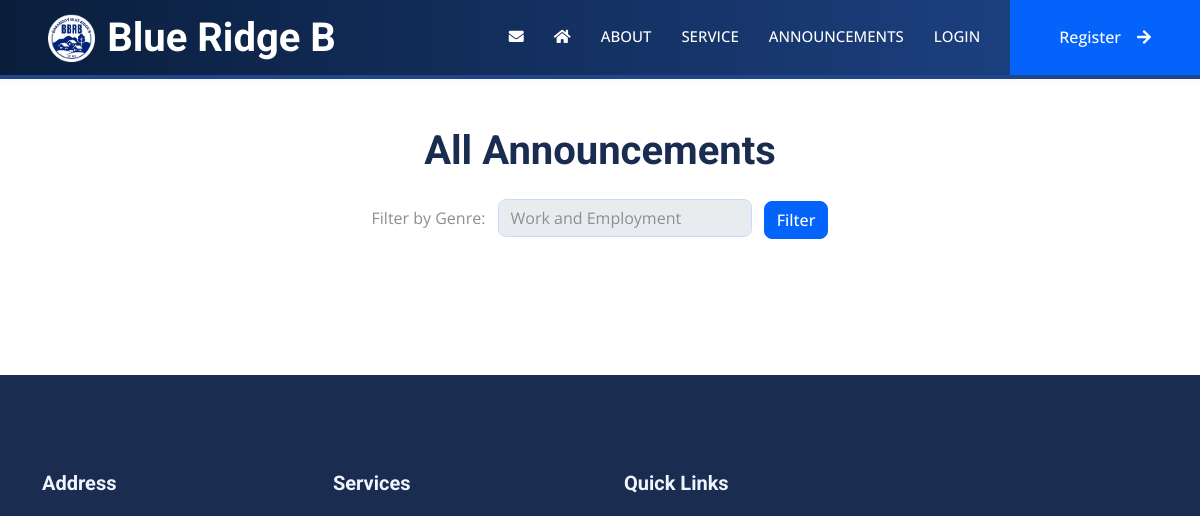
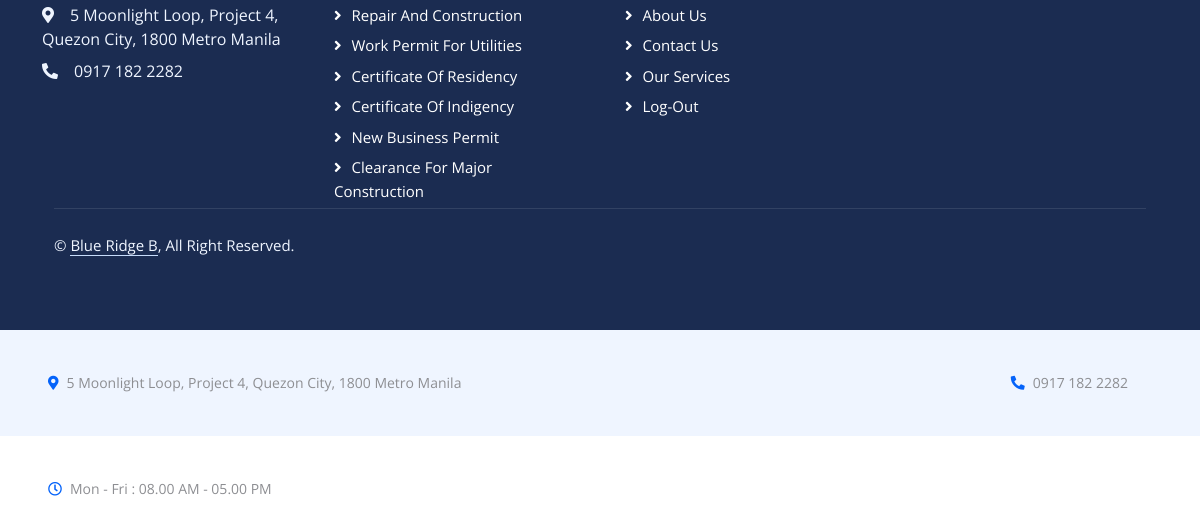
/announcements.php?genre=Work and Employment, run on an earlier commit of the app's database (2 pictures, top to bottom).
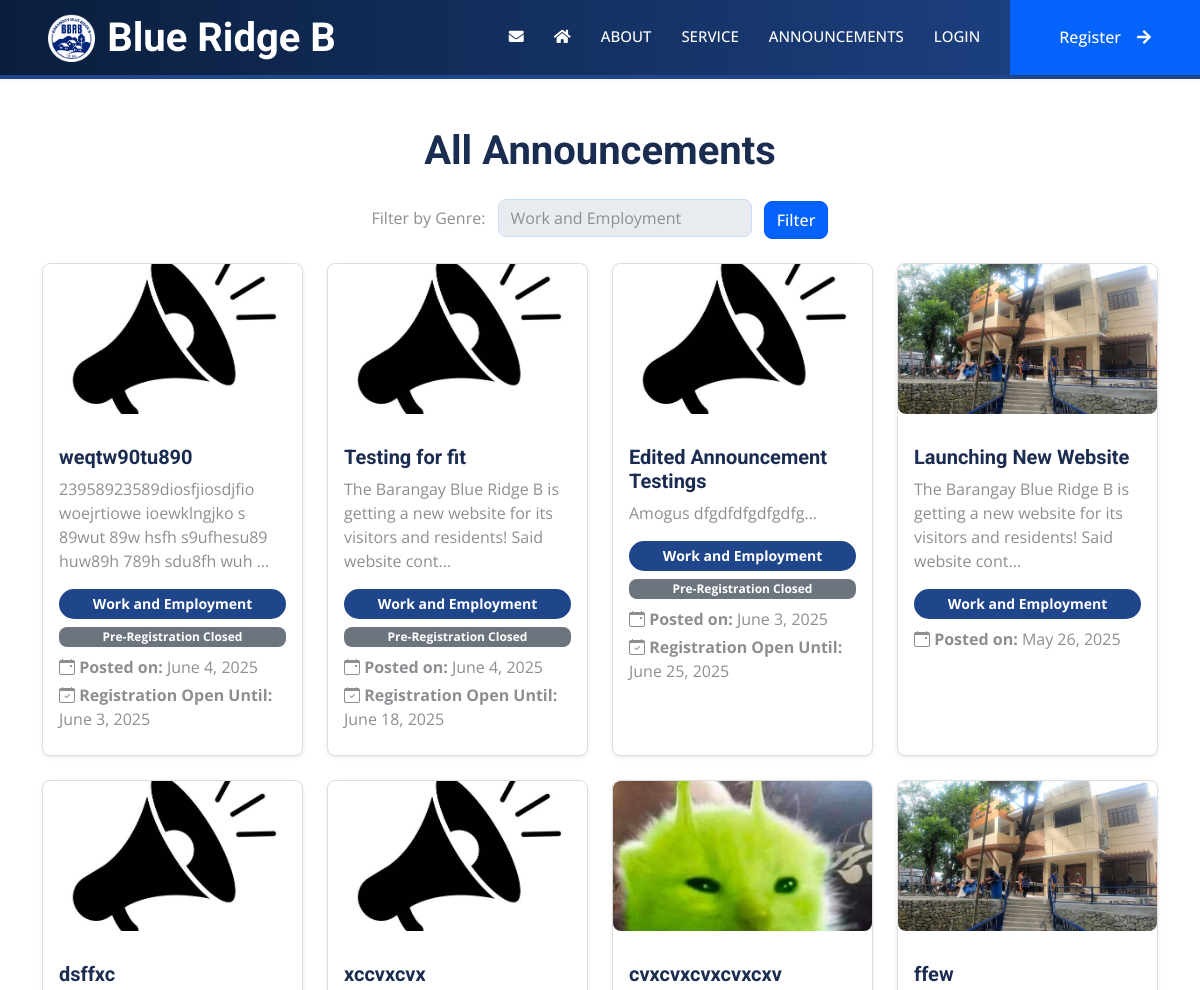
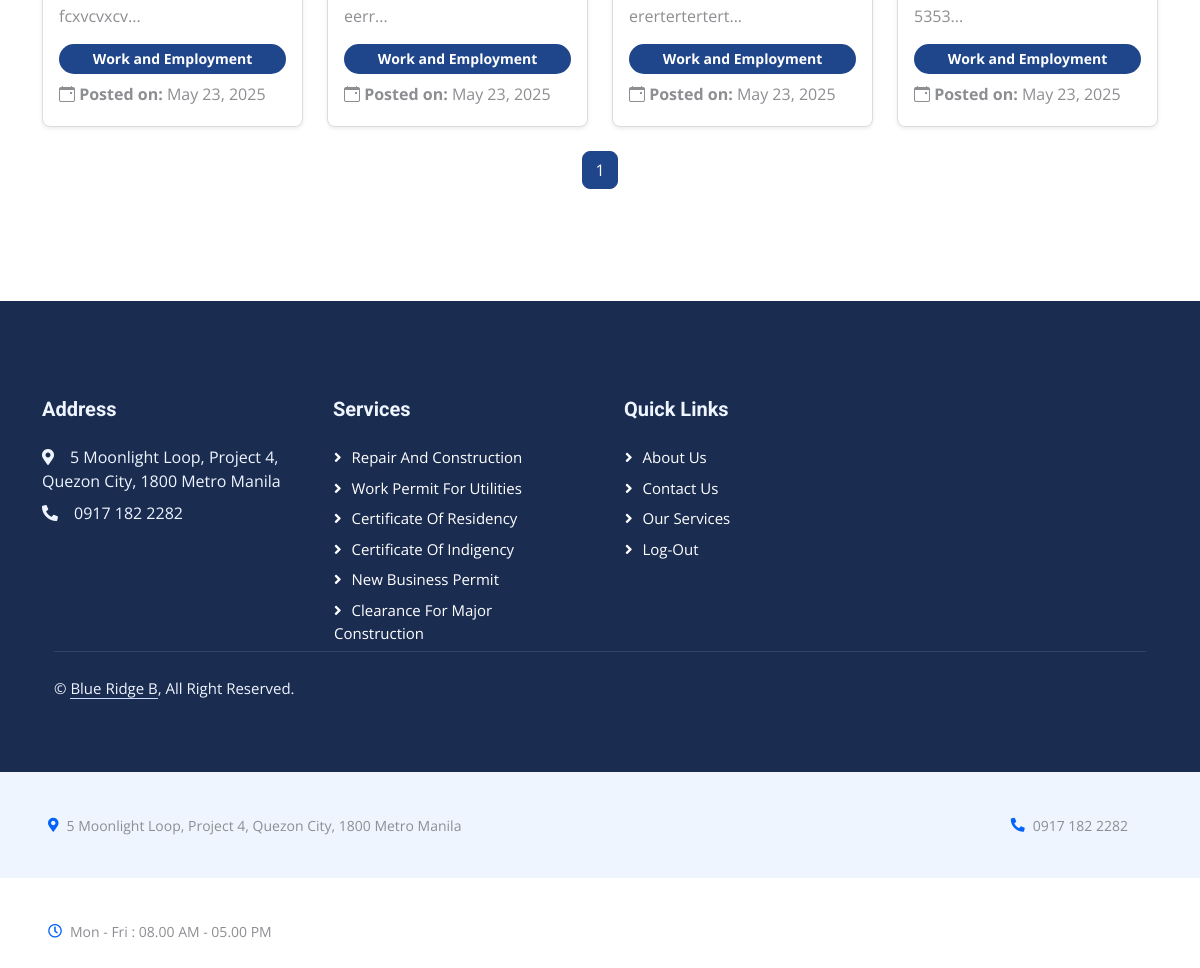
And on a later commit of the database (2 pictures, top to bottom).
### tables this page shows
CREATE TABLE `announcements` (
  `id` int(11) NOT NULL,
  `title` varchar(255) NOT NULL,
  `content` text NOT NULL,
  `type` enum('view-only','event') NOT NULL,
  `max_participants` int(11) DEFAULT NULL,
  `created_at` timestamp NOT NULL DEFAULT current_timestamp(),
  `registered_participants` int(11) DEFAULT 0,
  `image_path` varchar(255) DEFAULT NULL,
  `genre` varchar(255) NOT NULL,
  `active_until` datetime DEFAULT NULL,
  `is_active` tinyint(1) DEFAULT 1,
  `registration_open_until` date DEFAULT NULL
);

### announcements.php (the view, shortened to what this page needs)
<?php
include 'db.php';
$sql = "UPDATE announcements
        SET is_active = 0
        WHERE active_until < NOW() AND is_active = 1";
$conn->query($sql);
$genreFilter = isset($_GET['genre']) ? $_GET['genre'] : '';
$limit = 12;
$page = isset($_GET['page']) ? (int)$_GET['page'] : 1;
$offset = ($page - 1) * $limit;
$sql = "SELECT id, title, content, genre, image_path, created_at, active_until, registration_open_until, type
        FROM announcements
        WHERE is_active = 1";
if (!empty($genreFilter)) {
    $sql .= " AND genre = ?";
}
$sql .= " ORDER BY created_at DESC LIMIT ? OFFSET ?";
$stmt = $conn->prepare($sql);
if (!empty($genreFilter)) {
    $stmt->bind_param("sii", $genreFilter, $limit, $offset);
} else {
    $stmt->bind_param("ii", $limit, $offset);
}
$stmt->execute();
$result = $stmt->get_result();
$countSql = "SELECT COUNT(*) AS total FROM announcements WHERE is_active = 1";
if (!empty($genreFilter)) {
    $countSql .= " AND genre = ?";
    $countStmt = $conn->prepare($countSql);
    $countStmt->bind_param("s", $genreFilter);
} else {
    $countStmt = $conn->prepare($countSql);
}
$countStmt->execute();
$countResult = $countStmt->get_result();
$totalAnnouncements = $countResult->fetch_assoc()['total'];
$totalPages = ceil($totalAnnouncements / $limit);
?>
<!DOCTYPE html>
<html lang="en">
<?php include 'includes/index_head.php'; ?>
<link rel="stylesheet" href="announcements.css">
<link href="https://cdn.jsdelivr.net/npm/bootstrap-icons/font/bootstrap-icons.css" rel="stylesheet">
<body>
<?php include 'includes/index_header.php'; ?>
<div class="container py-5">
    <h1 class="text-center mb-4">All Announcements</h1>
    <div class="text-center mb-4">
        <form method="GET" action="announcements.php" class="d-inline-block">
            <label for="genreFilter" class="me-2">Filter by Genre:</label>
            <select id="genreFilter" name="genre" class="form-control d-inline-block w-auto">
                <option value="Work and Employment" <?php echo (isset($_GET['genre']) && $_GET['genre'] === 'Work and Employment') ? 'selected' : ''; ?>>Work and Employment</option>
            </select>
            <button type="submit" class="btn btn-primary ms-2">Filter</button>
        </form>
    </div>
    <div class="row justify-content-center">
        <?php while ($row = $result->fetch_assoc()): ?>
            <div class="col-12 col-sm-6 col-md-4 col-lg-3 mb-4">
                <a href="#" class="card h-100 shadow-sm announcement-card" data-id="<?php echo $row['id']; ?>" style="text-decoration: none; color: inherit;">
                    <?php if (!empty($row['image_path'])): ?>
                        <img src="<?php echo htmlspecialchars($row['image_path']); ?>" alt="Announcement Image" class="card-img-top announcement-image" style="height:150px; object-fit:cover;">
                    <?php endif; ?>
                    <div class="card-body d-flex flex-column">
                        <h5 class="card-title"><?php echo htmlspecialchars($row['title']); ?></h5>
                        <p class="card-text"><?php echo htmlspecialchars(substr($row['content'], 0, 100)) . '...'; ?></p>
                        <span class="badge genre-badge mb-2"><?php echo htmlspecialchars($row['genre']); ?></span>
                        <?php if ($row['type'] === 'event' && isset($row['registration_open_until'])): ?>
                            <?php
                            $now = new DateTime();
                            $registrationOpenUntil = new DateTime($row['registration_open_until']);
                            ?>
                            <?php if ($now->format('Y-m-d') <= $registrationOpenUntil->format('Y-m-d')): ?>
                                <span class="badge bg-success mb-2 pre-register-badge">Pre-Register Active</span>
                            <?php else: ?>
                                <span class="badge bg-secondary mb-2 pre-register-badge">Pre-Registration Closed</span>
                            <?php endif; ?>
                        <?php endif; ?>
                        <p class="mb-1"><i class="bi bi-calendar-event"></i> <strong>Posted on:</strong> <?php echo date('F j, Y', strtotime($row['created_at'])); ?></p>
                        <?php if ($row['type'] === 'event'): ?>
                            <p class="mb-2"><i class="bi bi-calendar-check"></i> <strong>Registration Open Until:</strong>
                                <?php echo isset($row['registration_open_until']) && $row['registration_open_until']
                                    ? date('F j, Y', strtotime($row['registration_open_until']))
                                    : 'No deadline'; ?>
                            </p>
                        <?php endif; ?>
                    </div>
                </a>
            </div>
        <?php endwhile; ?>
    </div>
    <nav aria-label="Page navigation">
        <ul class="pagination justify-content-center">
            <?php for ($i = 1; $i <= $totalPages; $i++): ?>
                <li class="page-item <?php echo $i === $page ? 'active' : ''; ?>">
                    <a class="page-link" href="?page=<?php echo $i; ?>&genre=<?php echo urlencode($genreFilter); ?>"><?php echo $i; ?></a>
                </li>
            <?php endfor; ?>
        </ul>
    </nav>
</div>
<?php include 'includes/footer.php'; ?>
</body>
</html>

### includes/index_head.php (shortened to what this page needs)
<head>
    <link href="https://cdnjs.cloudflare.com/ajax/libs/font-awesome/5.10.0/css/all.min.css" rel="stylesheet">
    <link href="https://cdn.jsdelivr.net/npm/bootstrap-icons@1.4.1/font/bootstrap-icons.css" rel="stylesheet">
    <link href="lib/animate/animate.min.css" rel="stylesheet">
    <link href="lib/owlcarousel/assets/owl.carousel.min.css" rel="stylesheet">
    <link href="lib/tempusdominus/css/tempusdominus-bootstrap-4.min.css" rel="stylesheet" />
    <link rel="stylesheet" href="https://cdnjs.cloudflare.com/ajax/libs/animate.css/4.1.1/animate.min.css"/>
    <link href="/Barangay/css/bootstrap.min.css" rel="stylesheet">
    <link href="/Barangay/index.css" rel="stylesheet">
    <link href="/Barangay/css/style.css" rel="stylesheet">
</head>

### includes/index_header.php (shortened to what this page needs)
<nav class="navbar navbar-expand-lg navbar-light sticky-top p-0 wow fadeIn navbar-index" data-wow-delay="0.1s">
    <a href="index.php" class="navbar-brand d-flex align-items-center px-4 px-lg-5">
        <img src="img/new_logo.png" alt="BRB Logo" style="height:48px; width:auto; margin-right:12px;">
        <h1 class="m-0 text-primary">Blue Ridge B</h1>
    </a>
    <div class="collapse navbar-collapse" id="navbarCollapse">
        <div class="navbar-nav ms-auto p-4 p-lg-0">
            <a href="mailto:cjlimpin23@gmail.com" class="nav-item nav-link" target="_blank">
                <i class="fas fa-envelope"></i>
            </a>
            <a href="index.php" class="nav-item nav-link">
                <i class="fas fa-home"></i>
            </a>
            <a href="about.php" class="nav-item nav-link">About</a>
            <a href="service.php" class="nav-item nav-link">Service</a>
            <a href="announcements.php" class="nav-item nav-link">Announcements</a>
            <?php if (isset($_SESSION["username"])): ?>
                <a href="dashboard.php" class="nav-item nav-link">Dashboard</a>
                <button type="button"
                    class="btn btn-primary rounded-0 py-4 px-lg-5 d-none d-lg-block"
                    data-bs-toggle="modal"
                    data-bs-target="#logoutModal">
                    Log-Out<i class="fa fa-arrow-right ms-3"></i>
                </button>
            <?php else: ?>
                <a href="user_login.php" class="nav-item nav-link">Login</a>
                <a href="register_user.php" class="btn btn-primary rounded-0 py-4 px-lg-5 d-none d-lg-block">
                    Register<i class="fa fa-arrow-right ms-3"></i>
                </a>
            <?php endif; ?>
        </div>
    </div>
</nav>

### includes/footer.php
<div class="container-fluid bg-dark text-light footer mt-5 pt-5" >
    <div class="container py-5">
        <div class="row g-5">
            <div class="col-lg-3 col-md-6">
                <h5 class="text-light mb-4">Address</h5>
                <p class="mb-2"><i class="fa fa-map-marker-alt me-3"></i>5 Moonlight Loop, Project 4, Quezon City, 1800 Metro Manila</p>
                <p class="mb-2"><i class="fa fa-phone-alt me-3"></i>0917 182 2282</p>
            </div>
            <div class="col-lg-3 col-md-6">
                <h5 class="text-light mb-4">Services</h5>
                <a class="btn btn-link" href="view_document.php?type=repair_and_construction">Repair and Construction</a>
                <a class="btn btn-link" href="view_document.php?type=work_permit_utilities">Work Permit For Utilities</a>
                <a class="btn btn-link" href="view_document.php?type=certificate_of_residency">Certificate of Residency</a>
                <a class="btn btn-link" href="view_document.php?type=certificate_of_indigency">Certificate of Indigency</a>
                <a class="btn btn-link" href="view_document.php?type=new_business_permit">New Business Permit</a>
                <a class="btn btn-link" href="view_document.php?type=clearance_major_construction">Clearance for Major Construction</a>
            </div>
            <div class="col-lg-3 col-md-6">
                <h5 class="text-light mb-4">Quick Links</h5>
                <a class="btn btn-link" href="#">About Us</a>
                <a class="btn btn-link" href="mailto:cjlimpin23@gmail.com" target="_blank">Contact Us</a>
                <a class="btn btn-link" href="#">Our Services</a>
                <a class="btn btn-link" href="logout.php">Log-Out</a>
            </div>
        </div>
        <div class="container">
            <div class="copyright">
                <div class="row">
                    <div class="col-md-6 text-center text-md-start mb-3 mb-md-0">
                        &copy; <a class="border-bottom" href="#">Blue Ridge B</a>, All Right Reserved.
                    </div>
                    <div class="col-md-6 text-center text-md-end"></div>
                </div>
            </div>
        </div>
    </div>
</div>
<div class="container-fluid bg-light p-0">
    <div class="row gx-0 d-none d-lg-flex">
        <div class="col-lg-7 px-5 text-start">
            <div class="h-100 d-inline-flex align-items-center py-3 me-4">
                <small class="fa fa-map-marker-alt text-primary me-2"></small>
                <small>5 Moonlight Loop, Project 4, Quezon City, 1800 Metro Manila</small>
            </div>
            <div class="h-100 d-inline-flex align-items-center py-3">
                <small class="far fa-clock text-primary me-2"></small>
                <small>Mon - Fri : 08.00 AM - 05.00 PM</small>
            </div>
        </div>
        <div class="col-lg-5 px-5 text-end">
            <div class="h-100 d-inline-flex align-items-center py-3 me-4">
                <small class="fa fa-phone-alt text-primary me-2"></small>
                <small>0917 182 2282</small>
            </div>
        </div>
    </div>
</div>

### index.css (style rules this page uses)
html, body { scroll-behavior: smooth; }
.navbar { position: sticky; top: 0; width: 100%; z-index: 1000; background: linear-gradient(90deg, #0a1e3c, #1f458b, #0a1e3c); background-size: 200% 200%; animation: navbar-gradient-move 6s ease-in-out infinite; color: #fff; border-bottom: 4px solid #1f458b; box-shadow: 0 2px 8px rgba(10,30,60,0.04); }
@media (min-width: 992px) { .navbar, .navbar .navbar-nav .nav-link, .navbar .navbar-brand, .navbar .navbar-nav .nav-link.active, .navbar .navbar-nav .nav-link.show { color: #fff !important; } }
@media (min-width: 992px) { .navbar .btn, .navbar .btn i { color: #fff; } }
.navbar .navbar-brand h1 { color: white !important; }

### css/style.css (style rules this page uses)
:root { --primary: #0463FA; --light: #EFF5FF; --dark: #1B2C51; }
.btn { font-weight: 500; transition: .5s; }
.btn.btn-primary, .btn.btn-secondary { color: #FFFFFF; }
.navbar .navbar-nav .nav-link { margin-right: 30px; padding: 25px 0; color: var(--dark); font-size: 15px; font-weight: 500; text-transform: uppercase; outline: none; }
.navbar .navbar-brand, .navbar a.btn { height: 75px; }
.navbar .navbar-nav .nav-link { color: var(--dark); font-weight: 500; }
.navbar.sticky-top { top: -100px; transition: .5s; }
.footer .btn.btn-link { display: block; margin-bottom: 5px; padding: 0; text-align: left; color: #FFFFFF; font-size: 15px; font-weight: normal; text-transform: capitalize; transition: .3s; }
.footer .btn.btn-link::before { position: relative; content: "\f105"; font-family: "Font Awesome 5 Free"; font-weight: 900; margin-right: 10px; }
.footer .copyright { padding: 25px 0; font-size: 15px; border-top: 1px solid rgba(256, 256, 256, .1); }
.footer .copyright a { color: var(--light); }
.navbar-collapse { transition: all 0.3s ease-in-out; }

### announcements.css (style rules this page uses)
.genre-badge { background-color: #1f458b; color: white; font-size: 14px; padding: 8px 15px; border-radius: 20px; font-weight: bold; display: inline-block; }
.pagination .page-item.active .page-link { background-color: #1f458b; border-color: #1f458b; color: white; }
.pagination .page-link { color: #1f458b; }
.announcement-card { border: 1px solid #ddd; border-radius: 8px; transition: transform 0.2s ease, box-shadow 0.2s ease; cursor: pointer; }

### includes/index_head.php (style rules this page uses)
.announcement-image { max-width: 100%; height: 150px; object-fit: cover; border-radius: 8px; margin-bottom: 15px; }

What changed in the data, as far as the page shows it:
added announcements: image_path (placeholder picture), title "weqtw90tu890", content "23958923589diosfjiosdjfio woejrtiowe ioewklngjko s 89wut 89w hsfh s9ufhesu89 huw89h 789h sdu8fh wuh", genre "Work and Employment", type "Pre-Registration Closed", created_at "June 4, 2025", registration_open_until "June 3, 2025"
added announcements: image_path (placeholder picture), title "Testing for fit", content "The Barangay Blue Ridge B is getting a new website for its visitors and residents! Said website cont", genre "Work and Employment", type "Pre-Registration Closed", created_at "June 4, 2025", registration_open_until "June 18, 2025"
added announcements: image_path (placeholder picture), title "Edited Announcement Testings", content "Amogus dfgdfdfgdfgdfg", genre "Work and Employment", type "Pre-Registration Closed", created_at "June 3, 2025", registration_open_until "June 25, 2025"
added announcements: image_path (placeholder picture), title "Launching New Website", content "The Barangay Blue Ridge B is getting a new website for its visitors and residents! Said website cont", genre "Work and Employment", created_at "May 26, 2025"
added announcements: image_path (placeholder picture), title "dsffxc", content "fcxvcvxcv", genre "Work and Employment", created_at "May 23, 2025"
added announcements: image_path (placeholder picture), title "xccvxcvx", content "eerr", genre "Work and Employment", created_at "May 23, 2025"
added announcements: image_path (picture), title "cvxcvxcvxcvxcxv", content "erertertertert", genre "Work and Employment", created_at "May 23, 2025"
added announcements: image_path (placeholder picture), title "ffew", content "5353", genre "Work and Employment", created_at "May 23, 2025"
Also different on the page:
new list line: "1"
